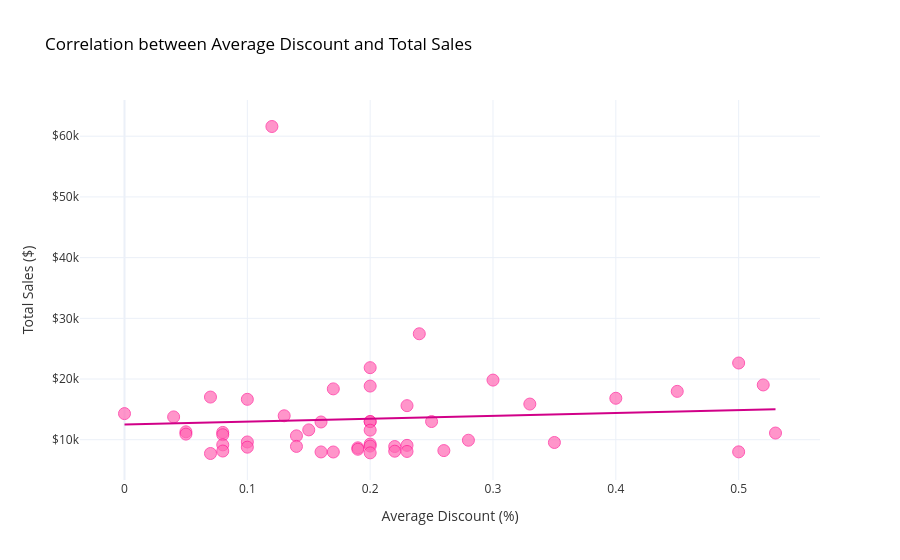

Here is the notebook cell this chart was saved with:
### Code cell
fig = px.scatter(
    df_discount_sales,
    x='avg_discount',
    y='total_sales',
    trendline='ols',
    color_discrete_sequence=['#ff69b4'],  # Hot pink for the dots
    trendline_color_override='#d10088',   # Darker pink for the trendline
    labels={
        'avg_discount': 'Average Discount (%)',
        'total_sales': 'Total Sales ($)'
    },
    title='Correlation between Average Discount and Total Sales'
)

fig.update_layout(
    yaxis=dict(tickprefix="$"),
    template='plotly_white',  # White background template
    plot_bgcolor='white',     # Ensure plot area is white
    paper_bgcolor='white',    # Ensure surrounding area is white
    font=dict(color='#333333'),
    title_font=dict(color='black')  # Deep pink title
)

# Customize marker appearance
fig.update_traces(
    marker=dict(
        size=12,
        opacity=0.7,
        line=dict(width=1, color='#ff1493')  # Border color
    )
)

fig.show()

### Figure 1 — Plotly figure (JSON) as saved in the notebook; plotly's stock layout.template omitted (floating-point values rounded to 4 significant figures)
{"data": [{"hovertemplate": "Average Discount (%)=%{x}<br>Total Sales ($)=%{y}<extra></extra>", "legendgroup": "", "marker": {"color": "#ff69b4", "line": {"color": "#ff1493", "width": 1}, "opacity": 0.7, "size": 12, "symbol": "circle"}, "mode": "markers", "name": "", "orientation": "v", "showlegend": false, "type": "scatter", "x": [0.12, 0.24, 0.5, 0.2, 0.3, 0.52, 0.2, 0.17, 0.45, 0.07, 0.4, 0.1, 0.33, 0.23, 0, 0.13, 0.04, 0.2, 0.25, 0.2, 0.16, 0.15, 0.2, 0.05, 0.08, 0.53, 0.05, 0.08, 0.14, 0.28, 0.1, 0.35, 0.2, 0.08, 0.23, 0.2, 0.14, 0.22, 0.1, 0.19, 0.19, 0.26, 0.08, 0.22, 0.23, 0.5, 0.16, 0.17, 0.2, 0.07], "xaxis": "x", "y": [61600.0, 27450.0, 22640.0, 21870.0, 19820.0, 19020.0, 18840.0, 18370.0, 17970.0, 17030.0, 16830.0, 16660.0, 15880.0, 15610.0, 14300.0, 13940.0, 13760.0, 13000.0, 13000.0, 12980.0, 12920.0, 11620.0, 11570.0, 11300.0, 11200.0, 11100.0, 10925, 10820.0, 10640.0, 9918.0, 9631.0, 9545.0, 9280.0, 9158.0, 9071.0, 8960.0, 8900.0, 8878.0, 8774.0, 8665.0, 8431, 8209.0, 8138.0, 8111.0, 8070.0, 8000.0, 7985.0, 7979.0, 7834.0, 7730.0], "yaxis": "y"}, {"hovertemplate": "<b>OLS trendline</b><br>total_sales = 4690.21 * avg_discount + 12516.3<br>R<sup>2</sup>=0.005288<br><br>Average Discount (%)=%{x}<br>Total Sales ($)=%{y} <b>(trend)</b><extra></extra>", "legendgroup": "", "line": {"color": "#d10088"}, "marker": {"color": "#ff69b4", "line": {"color": "#ff1493", "width": 1}, "opacity": 0.7, "size": 12, "symbol": "circle"}, "mode": "lines", "name": "", "showlegend": false, "type": "scatter", "x": [0, 0.04, 0.05, 0.05, 0.07, 0.07, 0.08, 0.08, 0.08, 0.08, 0.1, 0.1, 0.1, 0.12, 0.13, 0.14, 0.14, 0.15, 0.16, 0.16, 0.17, 0.17, 0.19, 0.19, 0.2, 0.2, 0.2, 0.2, 0.2, 0.2, 0.2, 0.2, 0.22, 0.22, 0.23, 0.23, 0.23, 0.24, 0.25, 0.26, 0.28, 0.3, 0.33, 0.35, 0.4, 0.45, 0.5, 0.5, 0.52, 0.53], "xaxis": "x", "y": [12520.0, 12700.0, 12750.0, 12750.0, 12840.0, 12840.0, 12890.0, 12890.0, 12890.0, 12890.0, 12990.0, 12990.0, 12990.0, 13080.0, 13130.0, 13170.0, 13170.0, 13220.0, 13270.0, 13270.0, 13310.0, 13310.0, 13410.0, 13410.0, 13450.0, 13450.0, 13450.0, 13450.0, 13450.0, 13450.0, 13450.0, 13450.0, 13550.0, 13550.0, 13600.0, 13600.0, 13600.0, 13640.0, 13690.0, 13740.0, 13830.0, 13920.0, 14060.0, 14160.0, 14390.0, 14630.0, 14860.0, 14860.0, 14960.0, 15000.0], "yaxis": "y"}], "layout": {"autosize": true, "font": {"color": "#333333"}, "legend": {"tracegroupgap": 0}, "paper_bgcolor": "white", "plot_bgcolor": "white", "title": {"font": {"color": "black"}, "text": "Correlation between Average Discount and Total Sales"}, "xaxis": {"anchor": "y", "autorange": true, "domain": [0, 1], "range": [-0.03477, 0.5648], "title": {"text": "Average Discount (%)"}, "type": "linear"}, "yaxis": {"anchor": "x", "autorange": true, "domain": [0, 1], "range": [1684.0, 67650.0], "tickprefix": "$", "title": {"text": "Total Sales ($)"}, "type": "linear"}}}
